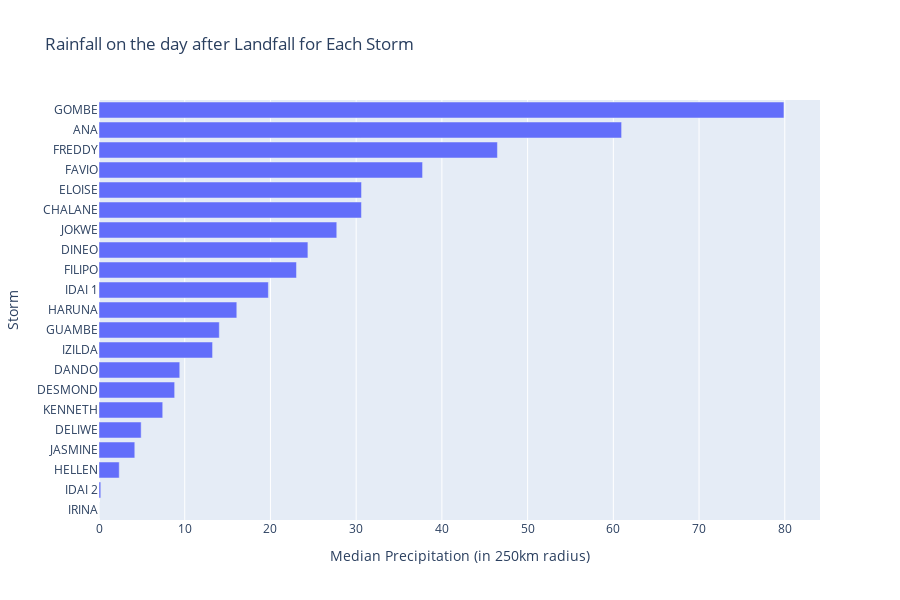

Notebook code cell kept with this figure:
### Code cell
# Plot with Plotly
fig = px.bar(
    df_time_step_0_sorted,
    x="median_precip",
    y="storm",
    title="Rainfall on the day after Landfall for Each Storm",
    labels={
        "storm": "Storm",
        "median_precip": "Median Precipitation (in 250km radius)",
    },
    orientation="h",
)
fig.update_layout(yaxis={"categoryorder": "total ascending"}, height=600)
fig.show()

### Figure 1 — Plotly figure (JSON) as saved in the notebook; plotly's stock layout.template omitted (floating-point values rounded to 4 significant figures)
{"data": [{"alignmentgroup": "True", "hovertemplate": "Median Precipitation (in 250km radius)=%{x}<br>Storm=%{y}<extra></extra>", "legendgroup": "", "marker": {"color": "#636efa", "pattern": {"shape": ""}}, "name": "", "offsetgroup": "", "orientation": "h", "showlegend": false, "textposition": "auto", "type": "bar", "x": [79.9, 60.96, 46.48, 37.75, 30.62, 30.62, 27.74, 24.37, 23.04, 19.76, 16.08, 14.04, 13.25, 9.421, 8.827, 7.434, 4.918, 4.175, 2.361, 0.2068, 0], "xaxis": "x", "y": ["GOMBE", "ANA", "FREDDY", "FAVIO", "ELOISE", "CHALANE", "JOKWE", "DINEO", "FILIPO", "IDAI 1", "HARUNA", "GUAMBE", "IZILDA", "DANDO", "DESMOND", "KENNETH", "DELIWE", "JASMINE", "HELLEN", "IDAI 2", "IRINA"], "yaxis": "y"}], "layout": {"barmode": "relative", "height": 600, "legend": {"tracegroupgap": 0}, "title": {"text": "Rainfall on the day after Landfall for Each Storm"}, "xaxis": {"anchor": "y", "domain": [0, 1], "title": {"text": "Median Precipitation (in 250km radius)"}}, "yaxis": {"anchor": "x", "categoryorder": "total ascending", "domain": [0, 1], "title": {"text": "Storm"}}}}
